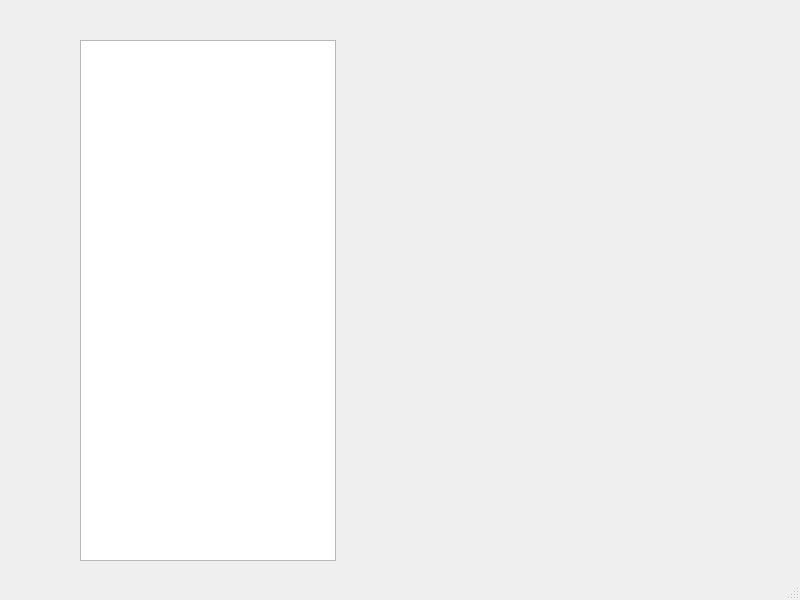
<?xml version="1.0" encoding="UTF-8"?>
<ui version="4.0">
 <class>MainWindow</class>
 <widget class="QMainWindow" name="MainWindow">
  <property name="geometry">
   <rect>
    <x>0</x>
    <y>0</y>
    <width>800</width>
    <height>600</height>
   </rect>
  </property>
  <property name="windowTitle">
   <string>MainWindow</string>
  </property>
  <widget class="QWidget" name="centralwidget">
   <widget class="QListWidget" name="listWidget">
    <property name="geometry">
     <rect>
      <x>80</x>
      <y>40</y>
      <width>256</width>
      <height>521</height>
     </rect>
    </property>
    <property name="movement">
     <enum>QListView::Static</enum>
    </property>
    <property name="viewMode">
     <enum>QListView::IconMode</enum>
    </property>
   </widget>
  </widget>
  <widget class="QMenuBar" name="menubar">
   <property name="geometry">
    <rect>
     <x>0</x>
     <y>0</y>
     <width>800</width>
     <height>18</height>
    </rect>
   </property>
  </widget>
  <widget class="QStatusBar" name="statusbar"/>
 </widget>
 <resources/>
 <connections/>
</ui>
